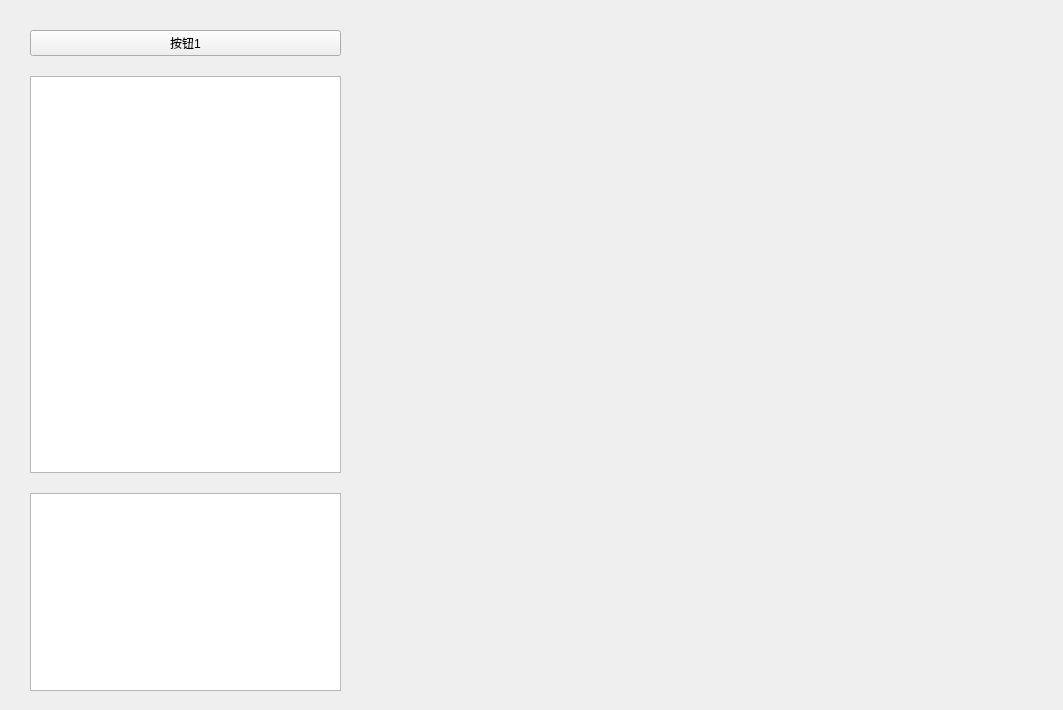
<?xml version="1.0" encoding="UTF-8"?>
<ui version="4.0">
 <class>Form</class>
 <widget class="QWidget" name="Form">
  <property name="geometry">
   <rect>
    <x>0</x>
    <y>0</y>
    <width>1063</width>
    <height>710</height>
   </rect>
  </property>
  <property name="windowTitle">
   <string>Form</string>
  </property>
  <widget class="QWidget" name="verticalLayoutWidget">
   <property name="geometry">
    <rect>
     <x>20</x>
     <y>20</y>
     <width>331</width>
     <height>681</height>
    </rect>
   </property>
   <layout class="QVBoxLayout" name="verticalLayout" stretch="1,2,1">
    <property name="spacing">
     <number>20</number>
    </property>
    <property name="sizeConstraint">
     <enum>QLayout::SetDefaultConstraint</enum>
    </property>
    <property name="leftMargin">
     <number>10</number>
    </property>
    <property name="topMargin">
     <number>10</number>
    </property>
    <property name="rightMargin">
     <number>10</number>
    </property>
    <property name="bottomMargin">
     <number>10</number>
    </property>
    <item>
     <widget class="QPushButton" name="pushButton">
      <property name="text">
       <string>按钮1</string>
      </property>
     </widget>
    </item>
    <item>
     <widget class="QPlainTextEdit" name="plainTextEdit"/>
    </item>
    <item>
     <widget class="QTextEdit" name="textEdit"/>
    </item>
   </layout>
  </widget>
 </widget>
 <resources/>
 <connections/>
</ui>
